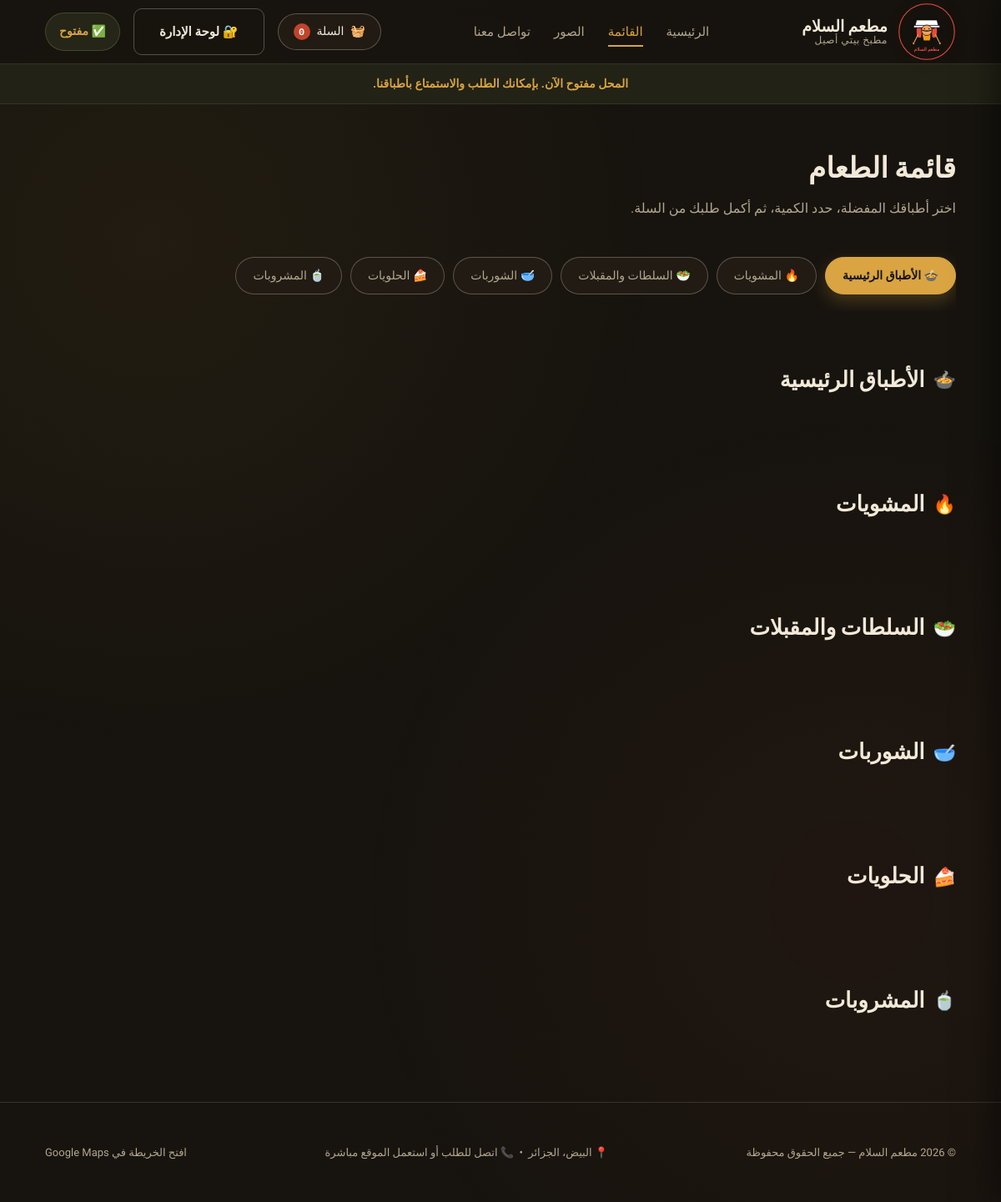
Page /menu.php on the committed database.
### tables this page shows
CREATE TABLE IF NOT EXISTS categories (
    id INT AUTO_INCREMENT PRIMARY KEY,
    name_ar VARCHAR(100) NOT NULL,
    icon VARCHAR(10) DEFAULT '🍽️',
    sort_order INT DEFAULT 0,
    created_at TIMESTAMP DEFAULT CURRENT_TIMESTAMP
);

### includes/functions.php (called while the page is built, shortened)
<?php
function h($str) {
    return htmlspecialchars($str ?? '', ENT_QUOTES, 'UTF-8');
}
function cart_count() {
    if (empty($_SESSION['cart'])) return 0;
    return array_sum($_SESSION['cart']);
}

### config.php (called while the page is built, shortened)
<?php
$conn = @new mysqli(DB_HOST, DB_USER, DB_PASS, DB_NAME, DB_PORT);
$conn->set_charset('utf8mb4');
$conn->query("CREATE TABLE IF NOT EXISTS store_status (
    id INT PRIMARY KEY,
    is_open TINYINT(1) NOT NULL DEFAULT 1,
    updated_at TIMESTAMP DEFAULT CURRENT_TIMESTAMP ON UPDATE CURRENT_TIMESTAMP
) ENGINE=InnoDB DEFAULT CHARSET=utf8mb4 COLLATE=utf8mb4_unicode_ci");
$conn->query("INSERT INTO store_status (id, is_open) VALUES (1, 1) ON DUPLICATE KEY UPDATE is_open = is_open");
function is_store_open() {
    global $conn;
    $result = $conn->query("SELECT is_open FROM store_status WHERE id = 1");
    return defined('STORE_OPEN') ? STORE_OPEN : true;
}

### menu.php (the view, shortened to what this page needs)
<?php
require_once 'config.php';
require_once 'includes/functions.php';
$active = 'menu';
$base = '';
$asset_base = '';
$categories = $conn->query("SELECT * FROM categories ORDER BY sort_order")->fetch_all(MYSQLI_ASSOC);
require 'includes/header.php';
?>
<section class="page-title">
  <div class="container">
    <h1>قائمة الطعام</h1>
    <p>اختر أطباقك المفضلة، حدد الكمية، ثم أكمل طلبك من السلة.</p>
  </div>
</section>
<div class="container">
  <div class="category-bar-wrapper">
    <div class="category-bar">
      <?php foreach ($categories as $i => $cat): ?>
        <a href="#cat-<?= $cat['id'] ?>" class="category-pill <?= $i === 0 ? 'active' : '' ?>" data-cat="<?= $cat['id'] ?>">
          <?= h($cat['icon']) ?> <?= h($cat['name_ar']) ?>
        </a>
      <?php endforeach; ?>
    </div>
  </div>
</div>
<div class="container">
  <?php foreach ($categories as $cat): ?>
    <div class="menu-section" id="cat-<?= $cat['id'] ?>" style="padding-top:6px;">
      <h2><span class="icon"><?= h($cat['icon']) ?></span> <?= h($cat['name_ar']) ?></h2>
    </div>
  <?php endforeach; ?>
</div>
<?php require 'includes/footer.php'; ?>

### includes/header.php (shortened to what this page needs)
<!DOCTYPE html>
<html lang="ar" dir="rtl">
<head>
<link rel="stylesheet" href="<?= $asset_base ?? '' ?>assets/css/style.css?v=<?= file_exists(__DIR__ . '/../assets/css/style.css') ? filemtime(__DIR__ . '/../assets/css/style.css') : time() ?>">
</head>
<body>
<header class="site-header">
  <div class="container">
    <a href="<?= $base ?? '' ?>index.php" class="brand">
      <svg class="brand-logo" viewBox="0 0 200 200" xmlns="http://www.w3.org/2000/svg">
        <text x="100" y="165" font-family="Cairo, Arial" font-size="16" font-weight="bold" fill="#E74C3C" text-anchor="middle">مطعم السلام</text>
      </svg>
      <div class="brand-text">
        <strong>مطعم السلام</strong>
        <span>مطبخ بيتي أصيل</span>
      </div>
    </a>
    <nav class="main-nav">
      <a href="<?= $base ?? '' ?>index.php" class="<?= ($active ?? '') === 'home' ? 'active' : '' ?>">الرئيسية</a>
      <a href="<?= $base ?? '' ?>menu.php" class="<?= ($active ?? '') === 'menu' ? 'active' : '' ?>">القائمة</a>
      <a href="<?= $base ?? '' ?>photos.php" class="<?= ($active ?? '') === 'photos' ? 'active' : '' ?>">الصور</a>
      <a href="<?= $base ?? '' ?>index.php#contact">تواصل معنا</a>
    </nav>
    <div class="header-actions">
      <a href="<?= $base ?? '' ?>cart.php" class="cart-link">
        🧺 <span class="cart-label">السلة</span>
        <span class="cart-badge"><?= function_exists('cart_count') ? cart_count() : 0 ?></span>
      </a>
      <a href="<?= $base ?? '' ?>admin/<?= !empty($_SESSION['admin_id']) ? 'dashboard.php' : 'login.php' ?>" class="btn btn-outline admin-link">
        🔐 لوحة الإدارة
      </a>
      <div class="status-btn <?= is_store_open() ? 'open' : 'closed' ?>" aria-live="polite">
        <?= is_store_open() ? '✅ مفتوح' : '⛔ مغلق' ?>
      </div>
    </div>
  </div>
  <div class="store-status-banner <?= is_store_open() ? 'open' : 'closed' ?>">
    <?= is_store_open() ? 'المحل مفتوح الآن. بإمكانك الطلب والاستمتاع بأطباقنا.' : 'المحل مغلق حاليًا. الطلبات مغلقة حتى يتم فتح المحل.' ?>
  </div>
</header>

### includes/footer.php (shortened to what this page needs)
  <footer class="site-footer" id="contact">
    <div class="container">
      <p>© <?= date('Y') ?> مطعم السلام — جميع الحقوق محفوظة</p>
      <p>📍 البيض، الجزائر &nbsp;•&nbsp; 📞 اتصل للطلب أو استعمل الموقع مباشرة</p>
      <p><a href="https://maps.app.goo.gl/RH6YCzz16s8m2ZrF7" target="_blank" rel="noopener noreferrer">افتح الخريطة في Google Maps</a></p>
    </div>
  </footer>
</body>
</html>

### rows in the picture
categories: icon "🍲", name_ar "الأطباق الرئيسية"
categories: icon "🔥", name_ar "المشويات"
categories: icon "🥗", name_ar "السلطات والمقبلات"
categories: icon "🥣", name_ar "الشوربات"
categories: icon "🍰", name_ar "الحلويات"
categories: icon "🍵", name_ar "المشروبات"

### other values in the picture
cart_count() "0"
